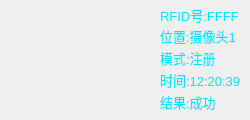
<?xml version="1.0" encoding="UTF-8"?>
<ui version="4.0">
 <class>FormResult</class>
 <widget class="QWidget" name="FormResult">
  <property name="geometry">
   <rect>
    <x>0</x>
    <y>0</y>
    <width>250</width>
    <height>120</height>
   </rect>
  </property>
  <property name="windowTitle">
   <string>Form</string>
  </property>
  <property name="styleSheet">
   <string notr="true"/>
  </property>
  <widget class="QLabel" name="PhotoLab">
   <property name="geometry">
    <rect>
     <x>5</x>
     <y>5</y>
     <width>144</width>
     <height>108</height>
    </rect>
   </property>
   <property name="styleSheet">
    <string notr="true">background-image: url(:/Images/photobg.png);</string>
   </property>
   <property name="text">
    <string/>
   </property>
  </widget>
  <widget class="QLabel" name="camLab">
   <property name="geometry">
    <rect>
     <x>160</x>
     <y>27</y>
     <width>81</width>
     <height>18</height>
    </rect>
   </property>
   <property name="styleSheet">
    <string notr="true">font-family: &quot;Microsoft Yahei&quot;;font-size:13px;background:transparent;color:#00e4ff;</string>
   </property>
   <property name="text">
    <string>位置:摄像头1</string>
   </property>
  </widget>
  <widget class="QLabel" name="modeLab">
   <property name="geometry">
    <rect>
     <x>160</x>
     <y>49</y>
     <width>81</width>
     <height>18</height>
    </rect>
   </property>
   <property name="styleSheet">
    <string notr="true">font-family: &quot;Microsoft Yahei&quot;;font-size:13px;background:transparent;color:#00e4ff;</string>
   </property>
   <property name="text">
    <string>模式:注册</string>
   </property>
  </widget>
  <widget class="QLabel" name="timeLab">
   <property name="geometry">
    <rect>
     <x>160</x>
     <y>71</y>
     <width>81</width>
     <height>18</height>
    </rect>
   </property>
   <property name="styleSheet">
    <string notr="true">font-family: &quot;Microsoft Yahei&quot;;font-size:13px;background:transparent;color:#00e4ff;</string>
   </property>
   <property name="text">
    <string>时间:12:20:39</string>
   </property>
  </widget>
  <widget class="QLabel" name="resultLab">
   <property name="geometry">
    <rect>
     <x>160</x>
     <y>93</y>
     <width>81</width>
     <height>18</height>
    </rect>
   </property>
   <property name="styleSheet">
    <string notr="true">font-family: &quot;Microsoft Yahei&quot;;font-size:13px;background:transparent;color:#00e4ff;</string>
   </property>
   <property name="text">
    <string>结果:成功</string>
   </property>
  </widget>
  <widget class="QLabel" name="rfidLab">
   <property name="geometry">
    <rect>
     <x>160</x>
     <y>5</y>
     <width>81</width>
     <height>20</height>
    </rect>
   </property>
   <property name="styleSheet">
    <string notr="true">font-family: &quot;Microsoft Yahei&quot;;font-size:13px;background:transparent;color:#00e4ff;</string>
   </property>
   <property name="text">
    <string>RFID号:FFFF</string>
   </property>
  </widget>
 </widget>
 <resources/>
 <connections/>
</ui>
